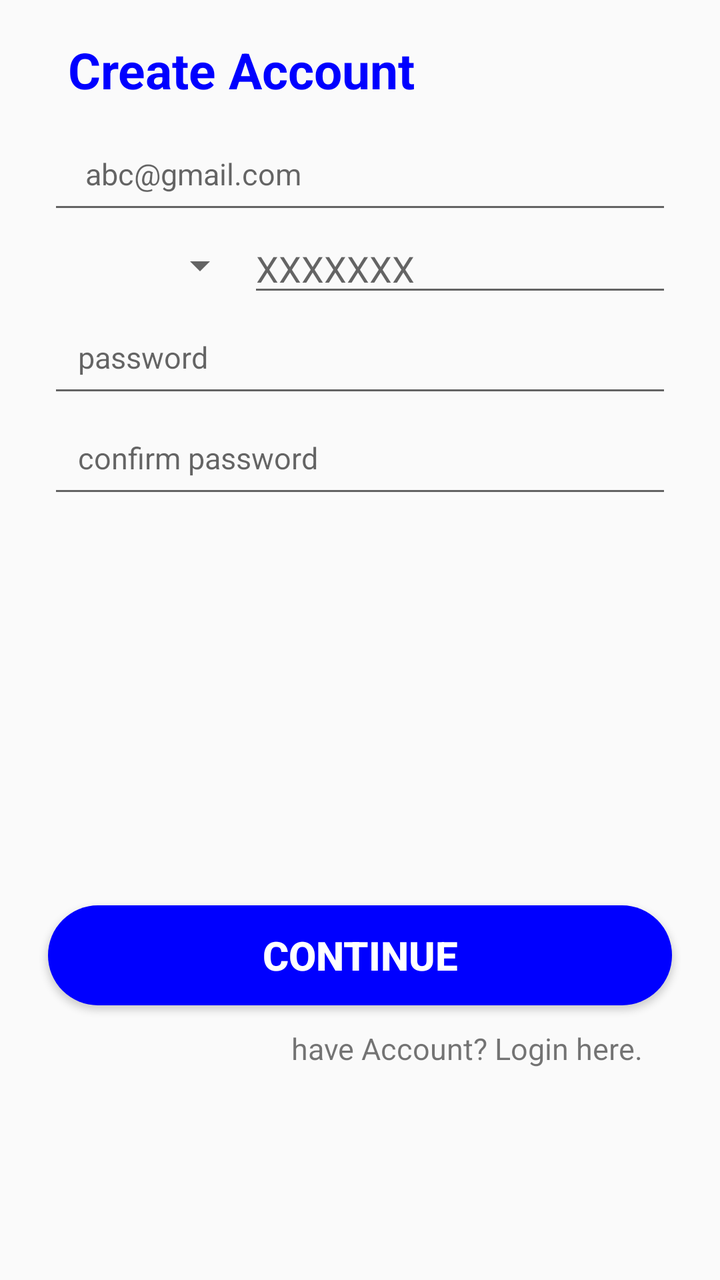
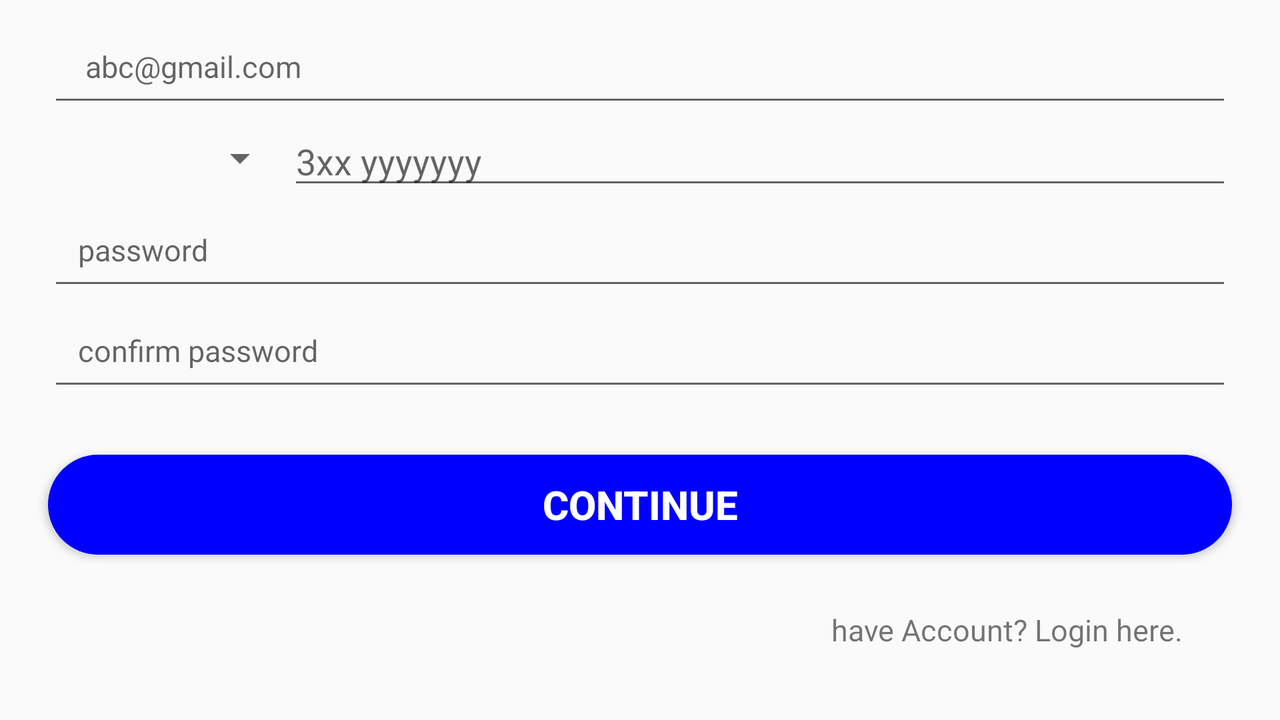

Compare how this app lays out the same screen by default and in its alternative resource folder. The renders come first, then the two layout files and the values they reference.
<!-- AndroidManifest.xml: application theme AppTheme -->
<!-- res/layout/activity_main.xml -->
<?xml version="1.0" encoding="utf-8"?>
<androidx.constraintlayout.widget.ConstraintLayout xmlns:android="http://schemas.android.com/apk/res/android"
    xmlns:app="http://schemas.android.com/apk/res-auto"
    xmlns:tools="http://schemas.android.com/tools"
    android:layout_width="match_parent"
    android:layout_height="match_parent"
    tools:context=".signUp">

    <TextView
        android:id="@+id/textView3"
        android:layout_width="match_parent"
        android:layout_height="wrap_content"
        android:layout_marginStart="24dp"
        android:layout_marginTop="8dp"
        android:layout_marginEnd="24dp"
        android:padding="10dp"
        android:text="Create Account"
        android:textAlignment="textStart"
        android:textColor="#0000FF"
        android:textSize="25dp"
        android:textStyle="bold"
        app:layout_constraintEnd_toEndOf="parent"
        app:layout_constraintStart_toStartOf="parent"
        app:layout_constraintTop_toTopOf="parent" />

    <EditText
        android:id="@+id/emailEt"
        android:layout_width="match_parent"
        android:layout_height="wrap_content"
        android:layout_marginStart="24dp"
        android:layout_marginEnd="24dp"
        android:ems="10"
        android:hint=" abc@gmail.com "
        android:inputType="textEmailAddress"
        android:padding="15dp"
        android:textSize="15dp"
        app:layout_constraintEnd_toEndOf="parent"
        app:layout_constraintStart_toStartOf="parent"
        app:layout_constraintTop_toBottomOf="@+id/textView3" />

    <LinearLayout
        android:id="@+id/linearLayout"
        android:layout_width="match_parent"
        android:layout_height="wrap_content"
        android:layout_marginStart="24dp"
        android:layout_marginEnd="24dp"
        android:orientation="horizontal"
        app:layout_constraintEnd_toEndOf="parent"
        app:layout_constraintHorizontal_bias="0.0"
        app:layout_constraintStart_toStartOf="parent"
        app:layout_constraintTop_toBottomOf="@+id/emailEt">

        <Spinner
            android:id="@+id/countryCode"
            android:layout_width="100dp"
            android:layout_height="match_parent" />

        <EditText
            android:id="@+id/number"
            android:layout_width="match_parent"
            android:layout_height="match_parent"
            android:ems="10"
            android:hint="XXXXXXX"
            android:inputType="number" />

    </LinearLayout>

    <EditText
        android:id="@+id/passwordEt"
        android:layout_width="match_parent"
        android:layout_height="wrap_content"
        android:layout_marginLeft="24dp"
        android:layout_marginRight="24dp"
        android:ems="10"
        android:hint="password"
        android:inputType="textPassword"
        android:padding="15dp"
        android:textSize="15dp"
        app:layout_constraintLeft_toLeftOf="parent"
        app:layout_constraintRight_toRightOf="parent"
        app:layout_constraintTop_toBottomOf="@+id/linearLayout" />

    <EditText
        android:id="@+id/confirmPasswordEt"
        android:layout_width="match_parent"
        android:layout_height="wrap_content"
        android:layout_marginLeft="24dp"
        android:layout_marginRight="24dp"
        android:ems="10"
        android:hint="confirm password"
        android:inputType="textPassword"
        android:padding="15dp"
        android:textSize="15dp"
        app:layout_constraintLeft_toLeftOf="parent"
        app:layout_constraintRight_toRightOf="parent"
        app:layout_constraintTop_toBottomOf="@+id/passwordEt" />

    <Button
        android:id="@+id/btnContinue"
        android:layout_width="match_parent"
        android:layout_height="50dp"
        android:layout_marginStart="24dp"
        android:layout_marginEnd="24dp"
        android:background="@drawable/rounded_button_background"
        android:text="Continue"
        android:textColor="#ffffff"
        android:textSize="20dp"
        android:textStyle="bold"
        app:layout_constraintBottom_toBottomOf="parent"
        app:layout_constraintEnd_toEndOf="parent"
        app:layout_constraintHorizontal_bias="0.0"
        app:layout_constraintStart_toStartOf="parent"
        app:layout_constraintTop_toBottomOf="@+id/confirmPasswordEt"
        app:layout_constraintVertical_bias="0.591" />

    <TextView
        android:id="@+id/loginTv"
        android:layout_width="wrap_content"
        android:layout_height="wrap_content"
        android:text="have Account? Login here."
        android:textSize="15dp"
        app:layout_constraintBottom_toBottomOf="parent"
        app:layout_constraintEnd_toEndOf="parent"
        app:layout_constraintHorizontal_bias="0.791"
        app:layout_constraintStart_toStartOf="parent"
        app:layout_constraintTop_toBottomOf="@+id/btnContinue"
        app:layout_constraintVertical_bias="0.098" />

</androidx.constraintlayout.widget.ConstraintLayout>
<!-- resources referenced by this layout -->
<resources>
  <!-- drawable rounded_button_background (drawable) -->
  <?xml version="1.0" encoding="utf-8"?>
  <shape xmlns:android="http://schemas.android.com/apk/res/android"
      android:shape="rectangle">
  
      <solid
          android:color="#0000FF"
          />
  
      <corners
          android:radius="25dp"
          />
  
  </shape>
  <style name="AppTheme" parent="Theme.AppCompat.Light.DarkActionBar">
          
  
  
  
          <item name="colorPrimary">#0000FF</item>
          <item name="colorPrimaryDark">#0000FF</item>
          <item name="colorAccent">#000000</item>
  
      </style>
</resources>
<!-- res/layout-land/activity_main.xml (the author's variant of the layout above) -->
<!-- drawn on the phone turned sideways -->
<?xml version="1.0" encoding="utf-8"?>
<androidx.constraintlayout.widget.ConstraintLayout xmlns:android="http://schemas.android.com/apk/res/android"
    xmlns:app="http://schemas.android.com/apk/res-auto"
    xmlns:tools="http://schemas.android.com/tools"
    android:layout_width="match_parent"
    android:layout_height="match_parent"
    tools:context=".signUp">


    <EditText
        android:id="@+id/emailEt"
        android:layout_width="match_parent"
        android:layout_height="wrap_content"
        android:layout_marginStart="24dp"
        android:layout_marginTop="8dp"
        android:layout_marginEnd="24dp"
        android:ems="10"
        android:hint=" abc@gmail.com "
        android:inputType="textEmailAddress"
        android:padding="15dp"
        android:textSize="15dp"
        app:layout_constraintEnd_toEndOf="parent"
        app:layout_constraintStart_toStartOf="parent"
        app:layout_constraintTop_toTopOf="parent" />


    <LinearLayout
        android:id="@+id/linearLayout"
        android:layout_width="match_parent"
        android:layout_height="wrap_content"
        android:layout_marginStart="24dp"
        android:layout_marginEnd="24dp"
        android:orientation="horizontal"
        app:layout_constraintEnd_toEndOf="parent"
        app:layout_constraintHorizontal_bias="0.0"
        app:layout_constraintStart_toStartOf="parent"
        app:layout_constraintTop_toBottomOf="@+id/emailEt">

        <Spinner
            android:id="@+id/countryCode"
            android:layout_width="120dp"
            android:layout_height="match_parent" />


        <EditText
            android:id="@+id/number"
            android:layout_width="match_parent"
            android:layout_height="match_parent"

            android:ems="10"
            android:hint="3xx yyyyyyy"
            android:inputType="text" />

    </LinearLayout>


    <EditText

        android:id="@+id/passwordEt"
        android:layout_width="match_parent"
        android:layout_height="wrap_content"
        android:layout_marginLeft="24dp"
        android:layout_marginRight="24dp"
        android:ems="10"
        android:hint="password"
        android:inputType="textPassword"
        android:padding="15dp"
        android:textSize="15dp"
        app:layout_constraintLeft_toLeftOf="parent"
        app:layout_constraintRight_toRightOf="parent"
        app:layout_constraintTop_toBottomOf="@+id/linearLayout" />

    <EditText

        android:id="@+id/confirmPasswordEt"
        android:layout_width="match_parent"
        android:layout_height="wrap_content"
        android:layout_marginLeft="24dp"
        android:layout_marginRight="24dp"
        android:ems="10"
        android:hint="confirm password"
        android:inputType="textPassword"
        android:padding="15dp"
        android:textSize="15dp"

        app:layout_constraintLeft_toLeftOf="parent"
        app:layout_constraintRight_toRightOf="parent"
        app:layout_constraintTop_toBottomOf="@+id/passwordEt" />

    <Button
        android:id="@+id/btnContinue"
        android:layout_width="match_parent"
        android:layout_height="50dp"
        android:layout_marginStart="24dp"
        android:layout_marginEnd="24dp"


        android:background="@drawable/rounded_button_background"
        android:text="Continue"
        android:textColor="#ffffff"
        android:textSize="20dp"
        android:textStyle="bold"
        app:layout_constraintBottom_toTopOf="@+id/loginTv"
        app:layout_constraintEnd_toEndOf="parent"
        app:layout_constraintHorizontal_bias="0.0"
        app:layout_constraintStart_toStartOf="parent"
        app:layout_constraintTop_toBottomOf="@+id/confirmPasswordEt"
        app:layout_constraintVertical_bias="0.060000002" />

    <TextView
        android:id="@+id/loginTv"
        android:layout_width="wrap_content"
        android:layout_height="wrap_content"
        android:layout_marginStart="24dp"
        android:layout_marginEnd="24dp"
        android:layout_marginBottom="8dp"
        android:text="have Account? Login here."
        android:textSize="15dp"
        app:layout_constraintBottom_toBottomOf="parent"
        app:layout_constraintEnd_toEndOf="parent"
        app:layout_constraintHorizontal_bias="0.941"
        app:layout_constraintStart_toStartOf="parent"
        app:layout_constraintTop_toBottomOf="@+id/btnContinue" />

</androidx.constraintlayout.widget.ConstraintLayout>
